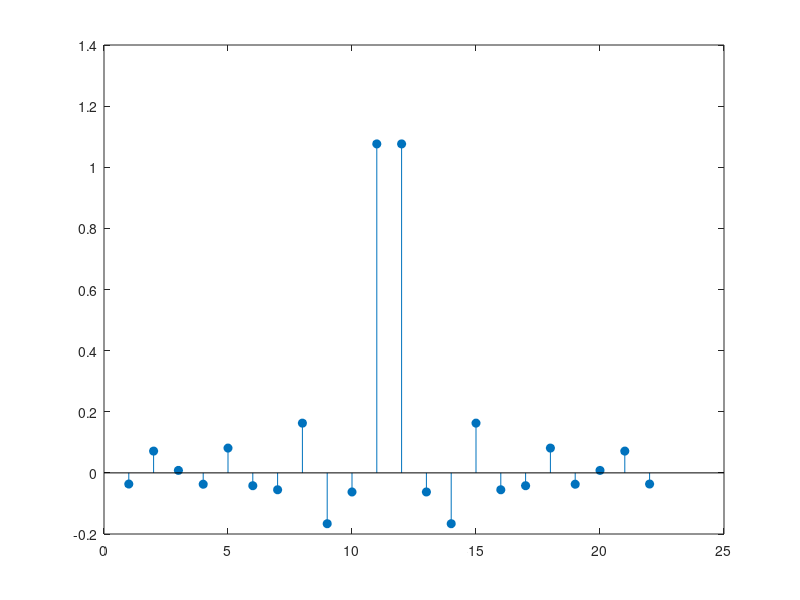

Recreate this plot in MATLAB.
% <------- Guia 4 - Ejercicio 1 ----------->

% punto 1
h = load ('low_pass.dat'); % carga el archivo .dat
stem (h,'fill');

% punto 2
H = fft(h,1000);  % calcula la FFT con 1000 puntos de frecuencia, completa con ceros
Hdb = mag2db( abs( H(1:500) ) );

